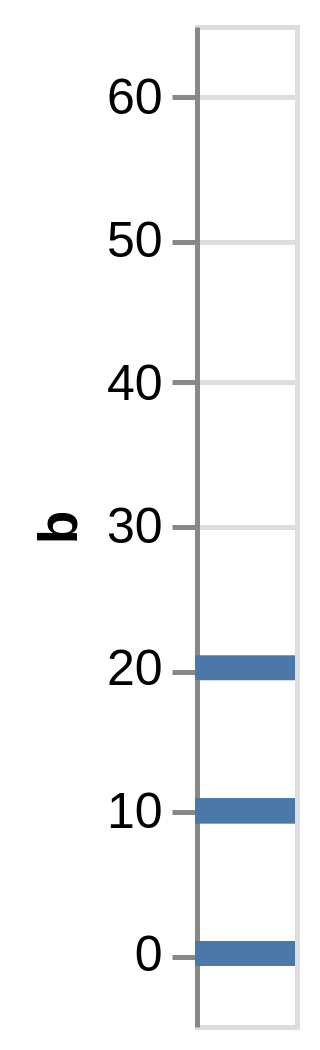

Specify this chart in Vega-Lite:
### Vega specification from a JSON file in a GitHub repository (floating-point values rounded to 4 significant figures)
{"$schema": "https://vega.github.io/schema/vega/v5.json", "description": "A simple bar chart with embedded data.", "background": "white", "padding": 5, "width": 20, "height": 200, "style": "cell", "data": [{"name": "source_0", "values": [{"b": 0}, {"b": 10}, {"b": 10}, {"b": 10}, {"b": 10}, {"b": 20}]}, {"name": "data_0", "source": "source_0", "transform": [{"type": "stack", "groupby": [], "field": "b", "sort": {"field": [], "order": []}, "as": ["b_start", "b_end"], "offset": "zero"}, {"type": "filter", "expr": "isValid(datum[\"b\"]) && isFinite(+datum[\"b\"])"}]}], "marks": [{"name": "marks", "type": "rect", "style": ["bar"], "from": {"data": "data_0"}, "encode": {"update": {"fill": {"value": "#4c78a8"}, "ariaRoleDescription": {"value": "bar"}, "description": {"signal": "\"b: \" + (format(datum[\"b\"], \"\"))"}, "x": {"field": {"group": "width"}}, "x2": {"value": 0}, "yc": {"scale": "y", "field": "b"}, "height": {"value": 5}}}}], "scales": [{"name": "y", "type": "linear", "domain": {"data": "data_0", "fields": ["b_start", "b_end"]}, "range": [{"signal": "height"}, 0], "nice": true, "zero": false, "padding": 5}], "axes": [{"scale": "y", "orient": "left", "grid": true, "tickCount": {"signal": "ceil(height/40)"}, "domain": false, "labels": false, "aria": false, "maxExtent": 0, "minExtent": 0, "ticks": false, "zindex": 0}, {"scale": "y", "orient": "left", "grid": false, "title": "b", "labelOverlap": true, "tickCount": {"signal": "ceil(height/40)"}, "zindex": 0}]}
